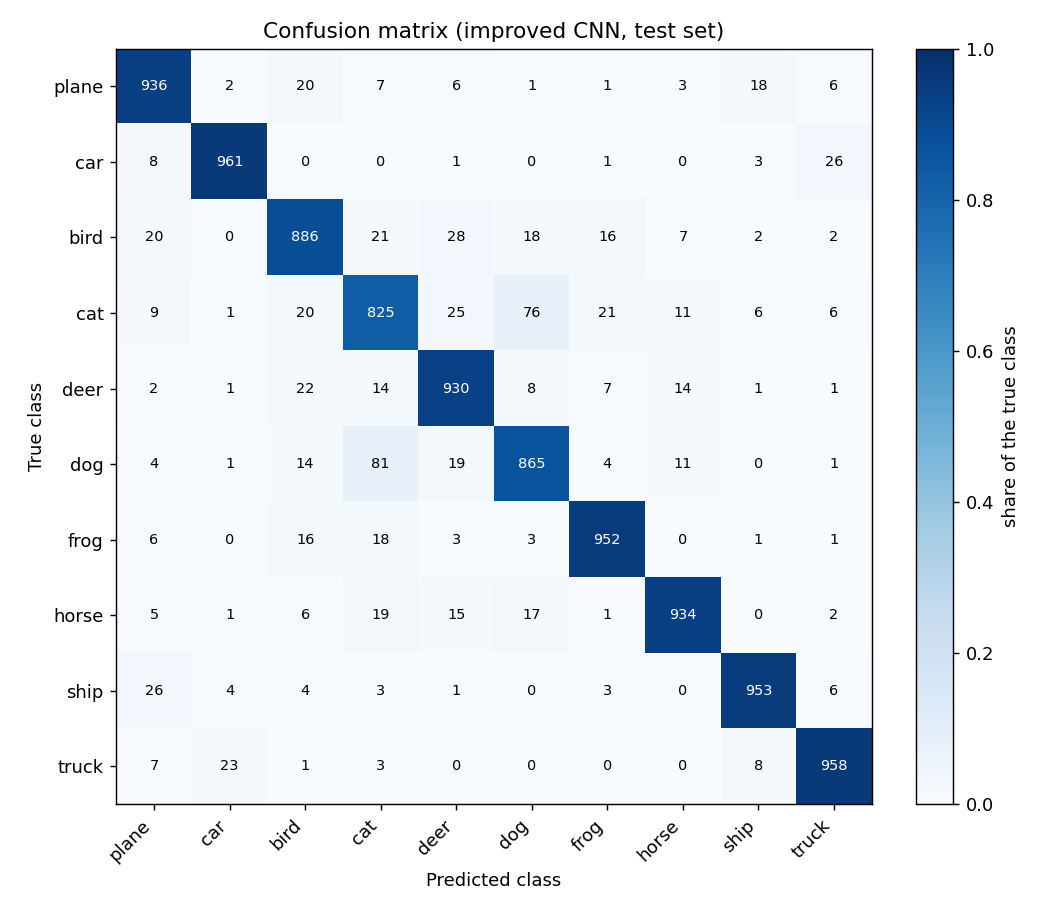

Source code (Python):
"""
Confusion matrix for the improved CIFAR-10 CNN.

Shows WHICH classes the model mixes up, not just how often it is wrong.
Needs cifar10_cnn.py in the same folder and a trained checkpoint:

    python cifar10_cnn.py --model improved --epochs 30     # makes improved_best.pt
    python confusion_matrix.py

Outputs:
    confusion_matrix.png   - 10x10 grid (rows = true class, columns = predicted)
    misclassified.png      - 16 test photos the model got wrong
    plus per-class accuracy and the most common mistakes printed in the console
"""
import argparse

import matplotlib.pyplot as plt
import numpy as np
import torch

from cifar10_cnn import ImprovedCNN, get_loaders, CLASSES, MEAN, STD


# --------------------------------------------------------------------------
# 1. Get predictions for all 10,000 test photos
# --------------------------------------------------------------------------
@torch.no_grad()
def collect_predictions(model, loader, device):
    model.eval()
    all_preds, all_labels = [], []
    for images, labels in loader:
        preds = model(images.to(device)).argmax(1).cpu()
        all_preds.append(preds)
        all_labels.append(labels)
    return torch.cat(all_preds).numpy(), torch.cat(all_labels).numpy()


# --------------------------------------------------------------------------
# 2. Build the matrix: cm[true, predicted] = how many photos
# --------------------------------------------------------------------------
def build_matrix(labels, preds, n_classes=10):
    cm = np.zeros((n_classes, n_classes), dtype=int)
    for true, pred in zip(labels, preds):
        cm[true, pred] += 1
    return cm


# --------------------------------------------------------------------------
# 3. Report: per-class accuracy and the biggest mistakes
# --------------------------------------------------------------------------
def report(cm, classes):
    per_class = cm.diagonal() / cm.sum(axis=1)
    print("\nAccuracy per class (worst first):")
    for i in np.argsort(per_class):
        print(f"  {classes[i]:<6} {per_class[i]:.1%}")

    mistakes = []
    for t in range(len(classes)):
        for p in range(len(classes)):
            if t != p:
                mistakes.append((cm[t, p], classes[t], classes[p]))
    mistakes.sort(reverse=True)

    print("\nMost common mistakes (true -> predicted):")
    for count, t, p in mistakes[:10]:
        print(f"  {t:<6} -> {p:<6} {count} photos")
    print(f"\nOverall accuracy: {cm.diagonal().sum() / cm.sum():.2%}")


# --------------------------------------------------------------------------
# 4. Plots
# --------------------------------------------------------------------------
def plot_matrix(cm, classes, path="confusion_matrix.png"):
    row_pct = cm / cm.sum(axis=1, keepdims=True)  # colour by % of each true class

    fig, ax = plt.subplots(figsize=(8, 7))
    im = ax.imshow(row_pct, cmap="Blues", vmin=0, vmax=1)
    ax.set_xticks(range(len(classes)))
    ax.set_yticks(range(len(classes)))
    ax.set_xticklabels(classes, rotation=45, ha="right")
    ax.set_yticklabels(classes)
    ax.set_xlabel("Predicted class")
    ax.set_ylabel("True class")
    ax.set_title("Confusion matrix (improved CNN, test set)")

    for i in range(len(classes)):
        for j in range(len(classes)):
            ax.text(j, i, cm[i, j], ha="center", va="center", fontsize=8,
                    color="white" if row_pct[i, j] > 0.5 else "black")

    fig.colorbar(im, ax=ax, fraction=0.046, label="share of the true class")
    fig.tight_layout()
    fig.savefig(path, dpi=130)
    plt.close(fig)
    print(f"Saved {path}")


def plot_misclassified(dataset, labels, preds, classes,
                       path="misclassified.png", n=16):
    wrong = np.where(preds != labels)[0][:n]
    mean = torch.tensor(MEAN).view(3, 1, 1)
    std = torch.tensor(STD).view(3, 1, 1)

    fig, axes = plt.subplots(2, 8, figsize=(16, 6.0))
    for ax in axes.flat:
        ax.axis("off")
    for ax, idx in zip(axes.flat, wrong):
        img = (dataset[idx][0] * std + mean).clamp(0, 1)  # undo normalization
        ax.imshow(img.permute(1, 2, 0))
        ax.set_title(f"pred: {classes[preds[idx]]}\ntrue: {classes[labels[idx]]}",
                     fontsize=8, color="red")
    fig.suptitle("Photos the improved CNN got wrong")
    fig.tight_layout(h_pad=2.5)  # keeps row 2 titles off row 1 photos
    fig.savefig(path, dpi=130)
    plt.close(fig)
    print(f"Saved {path}")


# --------------------------------------------------------------------------
# Main
# --------------------------------------------------------------------------
def main():
    parser = argparse.ArgumentParser()
    parser.add_argument("--weights", default="improved_best.pt")
    args = parser.parse_args()

    device = torch.device("cuda" if torch.cuda.is_available() else "cpu")
    print(f"Using device: {device}")

    _, test_loader = get_loaders(augment=False)
    model = ImprovedCNN().to(device)
    model.load_state_dict(torch.load(args.weights, map_location=device))

    preds, labels = collect_predictions(model, test_loader, device)
    cm = build_matrix(labels, preds, len(CLASSES))

    report(cm, CLASSES)
    plot_matrix(cm, CLASSES)
    plot_misclassified(test_loader.dataset, labels, preds, CLASSES)


if __name__ == "__main__":
    main()
